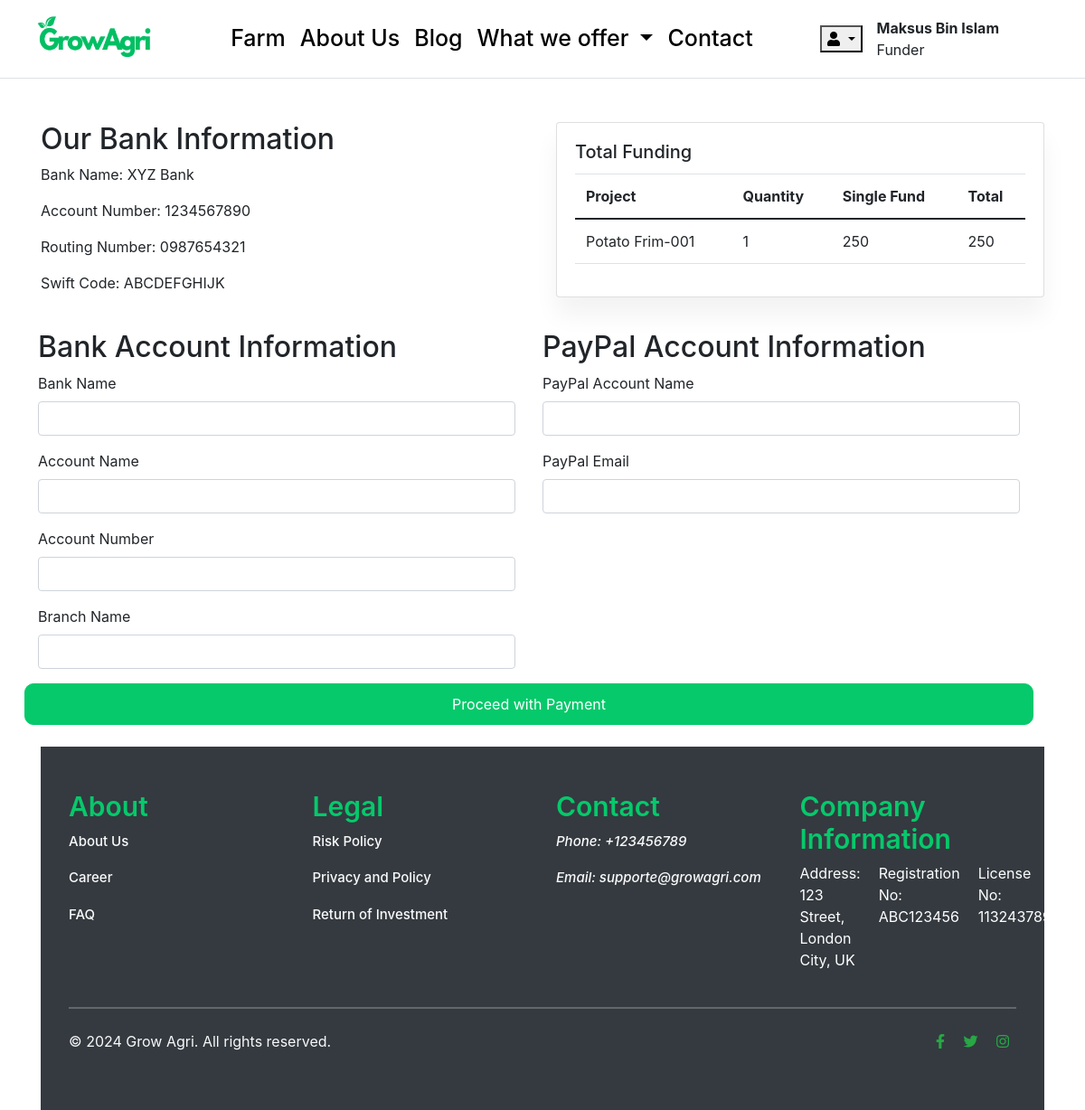
Page /cart/checkout/ (signed in) on the earlier database version.
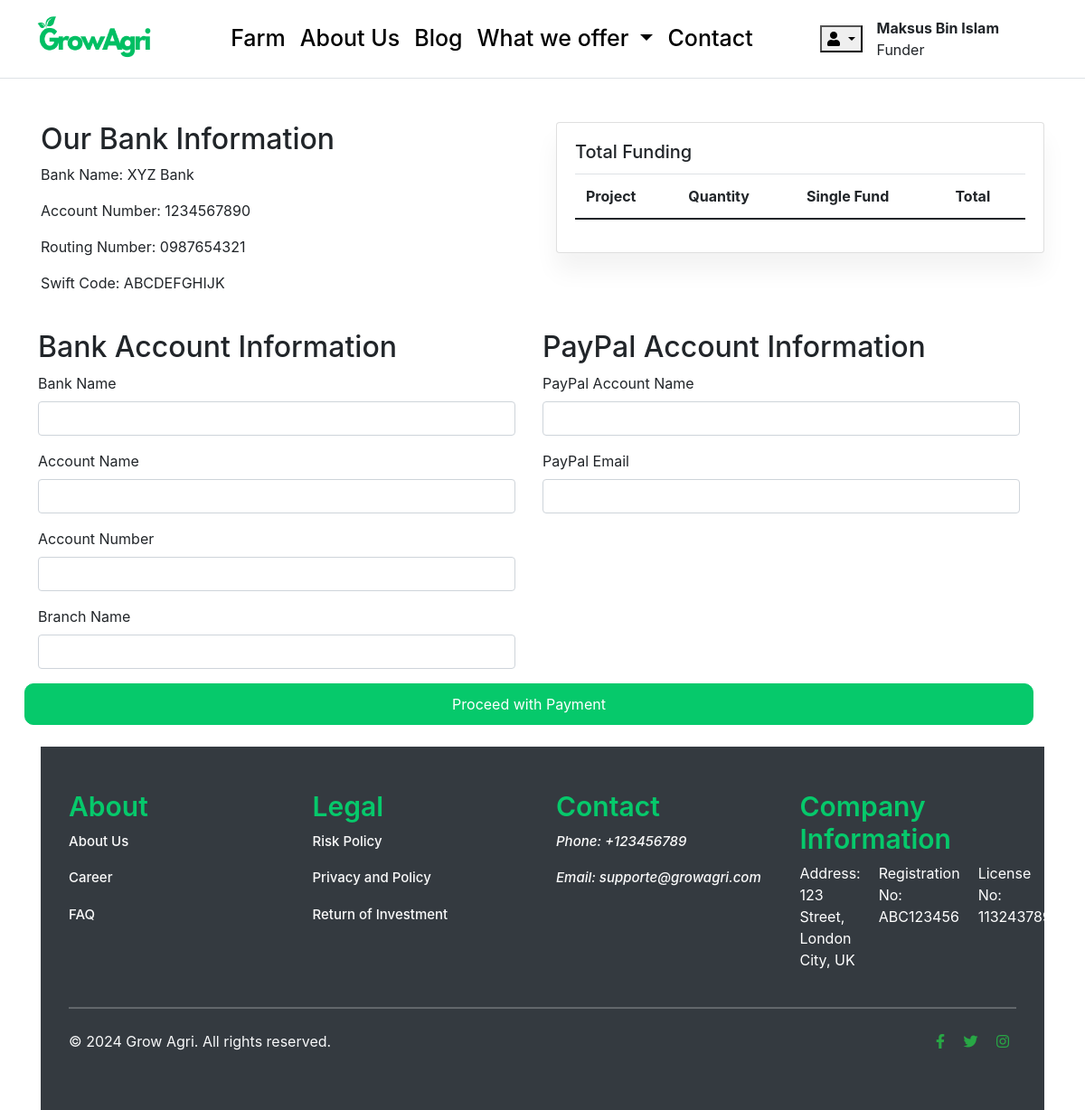
Same page on the later database version.
### carts/models.py (models this page shows, shortened)
class CartItem(models.Model):
    user = models.ForeignKey(Account, on_delete=models.CASCADE, null=True)
    product = models.ForeignKey(Farm, on_delete=models.CASCADE)
    cart    = models.ForeignKey(Cart, on_delete=models.CASCADE, null=True)
    quantity = models.IntegerField()
    is_active = models.BooleanField( default=True)
    def sub_total(self):
        return self.product.price * self.quantity

### farm/models.py (models this page shows, shortened)
class Farm(models.Model):
    farm_name = models.CharField(max_length=200, unique=True)
    slug = models.SlugField(max_length=200, unique=True, blank=True)
    description = models.TextField(max_length=500, blank=True)
    price = models.IntegerField()
    images = models.ImageField(upload_to='photos/farm')
    stock = models.IntegerField()
    is_available = models.BooleanField(default=True)
    category = models.ForeignKey(CropType, on_delete=models.CASCADE)
    created_date = models.DateTimeField(auto_now_add=True)
    modified_date = models.DateTimeField(auto_now=True)
    campaign_status = models.CharField(max_length=20, choices=[('draft', 'Draft'), ('active', 'Active'), ('completed', 'Completed')], default='draft')
    location = models.CharField(max_length=200, default='')  # Location of the farm
    duration = models.IntegerField(default=None, null=True, blank=True)
    custom_percentage = models.FloatField(validators=[MinValueValidator(0)], null=True, blank=True)

### carts/views.py (the view)
# urls.py: path('checkout/', views.checkout, name='checkout'),
@login_required(login_url='login')
def checkout(request, total=0, quantity=0, cart_items=None):
    try:
        if request.user.is_authenticated:
            cart_items = CartItem.objects.filter(user=request.user, is_active=True)
        else:
            cart = Cart.objects.get(cart_id=_cart_id(request))
            cart_items = CartItem.objects.filter(cart=cart, is_active=True)
        for cart_item in cart_items:
            total += (cart_item.product.price * cart_item.quantity)
            quantity += cart_item.quantity
    except ObjectDoesNotExist:
        pass
    context = {
        'total': total,
        'quantity': quantity,
        'cart_items': cart_items,
    }
    return render(request, 'farm/checkout.html', context)

### carts/context_processors.py (called while the page is built)
def counter(request):
    cart_count = 0
    if 'admin' in request.path:
        return {}
    else:
        try:
            cart = Cart.objects.filter(cart_id=_cart_id(request))
            if request.user.is_authenticated:
                cart_items = CartItem.objects.all().filter(user=request.user)
            else:
                cart_items = CartItem.objects.filter(cart=cart[:1])
            for cart_item in cart_items:
                cart_count += cart_item.quantity
        except Cart.DoesNotExist:
            cart_count = 0
    return {'cart_count': cart_count}

### carts/views.py (called while the page is built)
def _cart_id(request):
    cart = request.session.session_key
    if not cart:
        cart = request.session.create()
    return cart

### projects/context_processors.py (called while the page is built)
def menu_links(request):
    links = CropType.objects.all()
    return dict(links=links)

### templates/farm/checkout.html (shortened to what this page needs)
{% extends "base.html" %}
{% load static %}
{% block content %}
<div class="container mt-5">
    <div class="row">
        <div class="col-md-6 mb-4 ">
          <h2>Our Bank Information</h2>
          <p>Bank Name: XYZ Bank</p>
          <p>Account Number: 1234567890</p>
          <p>Routing Number: 0987654321</p>
          <p>Swift Code: ABCDEFGHIJK</p>
        </div>
        <div class="col-md-6">
                <div class="card">
                  <div class="card-body">
                    <h5 class="card-title">Total Funding</h5>
                    <table class="table">
                        <thead>
                          <tr>
                            <th>Project</th>
                            <th>Quantity</th>
                            <th>Single Fund</th>
                            <th>Total</th>
                          </tr>
                        </thead>
                        <tbody>
                          {% for cart_item in cart_items %}
                          <tr>
                            <td>{{ cart_item.product.farm_name }}</td>
                            <td>{{ cart_item.quantity }}</td>
                            <td>{{ cart_item.product.price }}</td>
                            <td>{{ cart_item.sub_total }}</td>
                          </tr>
                          {% endfor %}
                        </tbody>
                      </table>
                  </div>
                </div>
      </div>
      <div class="row">
        <div class="col-md-6">
            <h2>Bank Account Information</h2>
            <form action="{% url 'place_order' %}" method="POST">
                <div class="form-group">
                    <label for="bankName">Bank Name</label>
                    <input type="text" class="form-control" id="bankName" name="bank_name">
                </div>
                <div class="form-group">
                    <label for="accountName">Account Name</label>
                    <input type="text" class="form-control" id="accountName" name="account_name">
                </div>
                <div class="form-group">
                    <label for="accountNumber">Account Number</label>
                    <input type="text" class="form-control" id="accountNumber" name="account_number">
                </div>
                <div class="form-group">
                    <label for="branchName">Branch Name</label>
                    <input type="text" class="form-control" id="branchName" name="branch_name">
                </div>
            </div>
        <div class="col-md-6">
            <h2>PayPal Account Information</h2>
                <div class="form-group">
                    <label for="paypalName">PayPal Account Name</label>
                    <input type="text" class="form-control" id="paypalName" name="paypal_account_name">
                </div>
                <div class="form-group">
                    <label for="paypalEmail">PayPal Email</label>
                    <input type="email" class="form-control" id="paypalEmail" name="paypal_email">
                </div>
        </div>
        <button type="submit" class="custom_button">Proceed with Payment</button>
    </div>
  </div>
  <br>
{% endblock content %}

Differences in the rows shown:
removed CartItem: product.farm_name "Potato Frim-001", quantity "1", product.price "250", sub_total "250"
